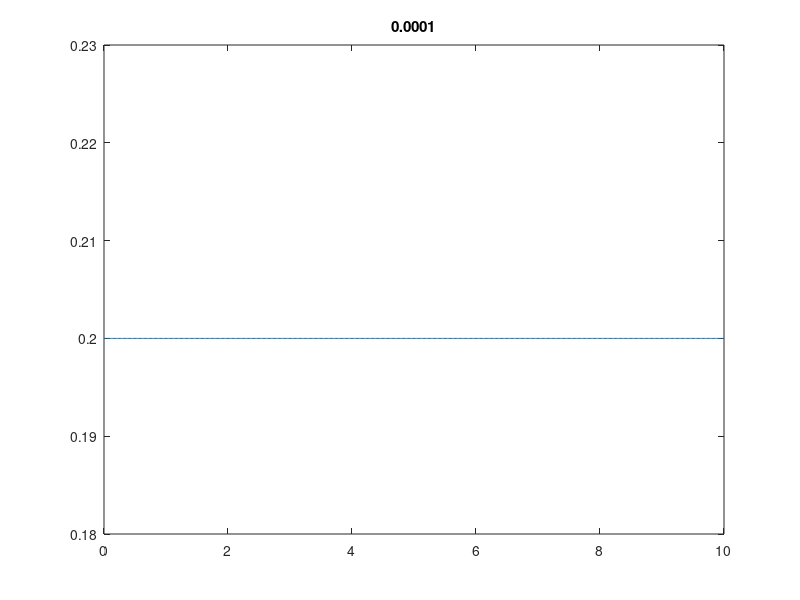

Reproduce this figure in MATLAB. (Note: this script raises an error after producing the figure.)
function [x, t, rho_xt] = q1()
% Problem parameters.
rho_max = 1.0;
v_max = 1.0;
x_max = 10;

% Numerical scheme parameters
N = 500; % Keep even so we can have a middle cell N/2 for the accident.
x = linspace(0,x_max,N+1);
dx = [x(2:end) - x(1:end-1), x_max/N];
dt = 0.0001;
n_step = 2/dt;
t = linspace(0,n_step*dt,n_step+1);
k = -1; % kappa

% Flux reconstruction function
function F = F(rho_L, rho_R)
    % Flux function
    function f = f(rho)
        f = v_max * (rho - (rho^3 / rho_max^2));
    end

    % Reconstruct flux using Godunov's scheme with the exact solution to
    % the Riemann problem.
    if rho_L <= rho_R
        % Will treat the rho_L == rho_R equal case here. It occurs with
        % flat initial conditions at the first time step.
        if rho_R <= rho_max/sqrt(3)
            F = f(rho_L);
        elseif rho_L >= rho_max/sqrt(3)
            F = f(rho_R);
        elseif rho_L < rho_max/sqrt(3) && rho_max/sqrt(3) < rho_R
            F = min(f(rho_L), f(rho_R));
        end
    elseif rho_L > rho_R
        if rho_L <= rho_max/sqrt(3)
            F = f(rho_L);
        elseif rho_R >= rho_max/sqrt(3)
            F = f(rho_R);
        elseif rho_L > rho_max/sqrt(3) && rho_max/sqrt(3) > rho_R
            F = f(rho_max/sqrt(3));
        end
    end
end

% initial condition
rho_0 = 0.2*rho_max*ones(N+1,1); % light traffic
% rho_0 = 0.8*rho_max*ones(N+1,1); % heavy traffic
rho = rho_0;

% We will store rho(x,t) for all cell centers x_i and 
rho_xt = zeros(N+1, n_step+1);
rho_xt(:,1) = rho_0;

for i=1:n_step
    rho(1) = rho_0(1); % Impose left BC: rho(0,t) = rho_0.
    
    plot(x,rho);
    title(i*dt);
    drawnow;
    
    % Add ghost points
    rho = [rho(1); rho; rho(end)];
    
    F_imh = zeros(N+1,1); % F_{i-1/2}
    F_iph = zeros(N+1,1); % F_{i+1/2}
%     k1 = zeros(N+1,1);
%     k2 = zeros(N+1,1);
%     k3 = zeros(N+1,1);
%     k4 = zeros(N+1,1);
    for j=3:N+1
        % Limited \kappa-reconstruction interface values
        rho_imh_minus = rho(j) + ((1-k)/4)*(rho(j-1) - rho(j-2)) ...
            + ((1+k)/4)*(rho(j) - rho(j-1));
        rho_imh_plus = rho(j) - ((1-k)/4)*(rho(j+1) - rho(j)) ...
            - ((1+k)/4)*(rho(j) - rho(j-1));
        
        rho_iph_minus = rho(j) + ((1-k)/4)*(rho(j) - rho(j-1)) ...
            + ((1+k)/4)*(rho(j+1) - rho(j));
        rho_iph_plus = rho(j) - ((1-k)/4)*(rho(j+2) - rho(j+1)) ...
            - ((1+k)/4)*(rho(j+1) - rho(j));
        
        F_imh(j) = F(rho_imh_minus, rho_imh_plus);
        F_iph(j) = F(rho_iph_minus, rho_iph_plus);
        
        % Simulate accident at x=5 for t<1 by setting the flux going in and out
        % of cell N/2 to 0.
        if i*dt < 1
            F_imh(int64(N/2)+1) = 0;
            F_iph(int64(N/2)) = 0;
        end
        
%         k1(j) = (1/dx(j)) * (F_imh(j) - F_iph(j));
%         k2(j) = (1/dx(j)) * (f(rho_imh_plus + (dx(j)/2)*k1(j)) ...
%             - f(rho_iph_minus + (dx(j)/2)*k1(j)));
%         k3(j) = (1/dx(j)) * (f(rho_imh_plus + (dx(j)/2)*k2(j)) ...
%             - f(rho_iph_minus + (dx(j)/2)*k2(j)));
%         k4(j) = (1/dx(j)) * (f(rho_imh_plus + dx(j)*k3(j)) ...
%             - f(rho_iph_minus + dx(j)*k3(j)));
    end
    
    % Fourth-order Runge-Kutta method
    % rho = rho - (dt/6).*(k1 + 2*k2 + 2*k3 + k4);
    
    % Remove ghost points
    rho = rho(2:end-1);
    
    rho = ode45();
    
    rho = rho - (dt./dx)' .* (F_iph - F_imh);  
    rho_xt(:,i+1) = rho;
end

end